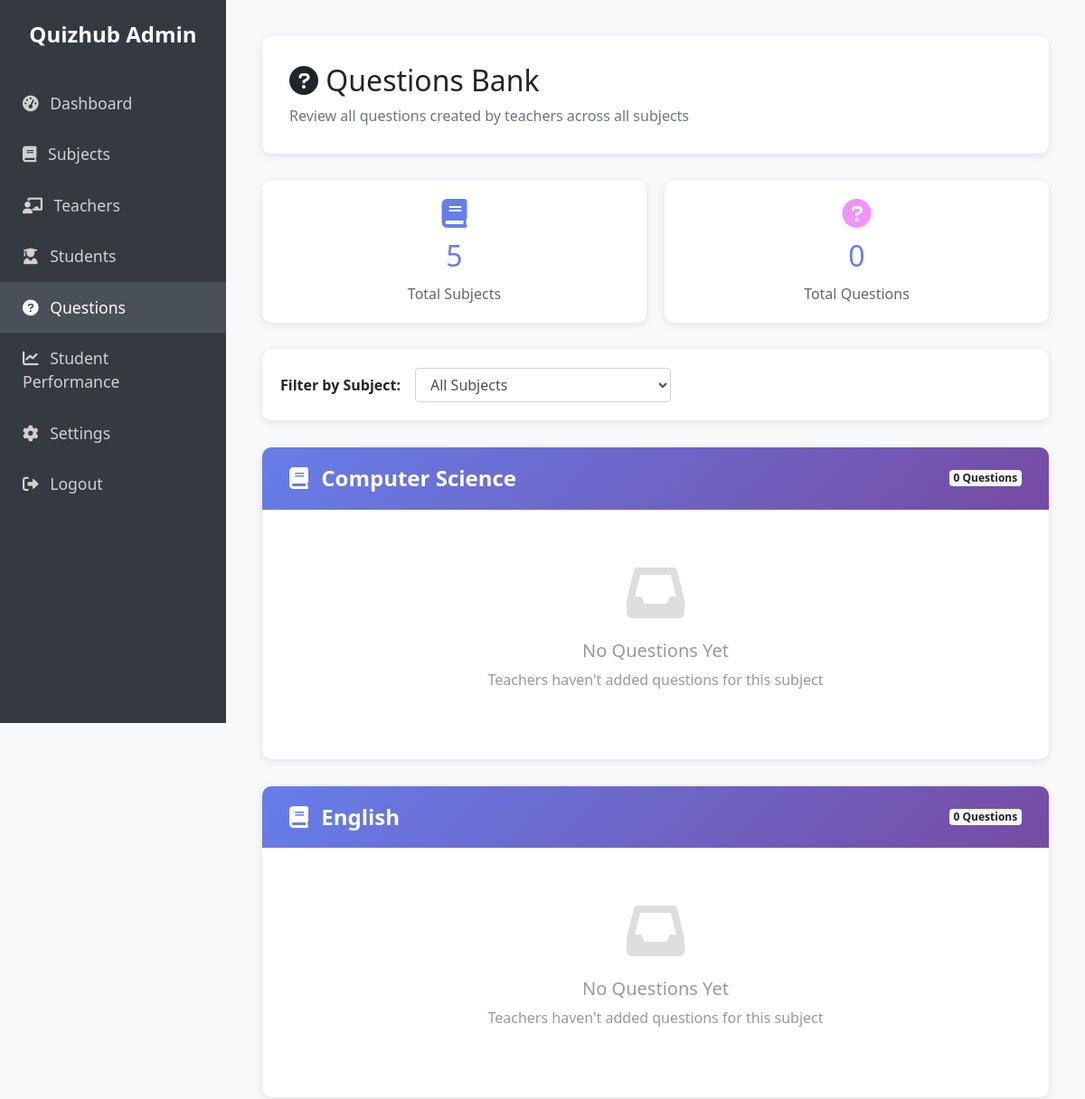
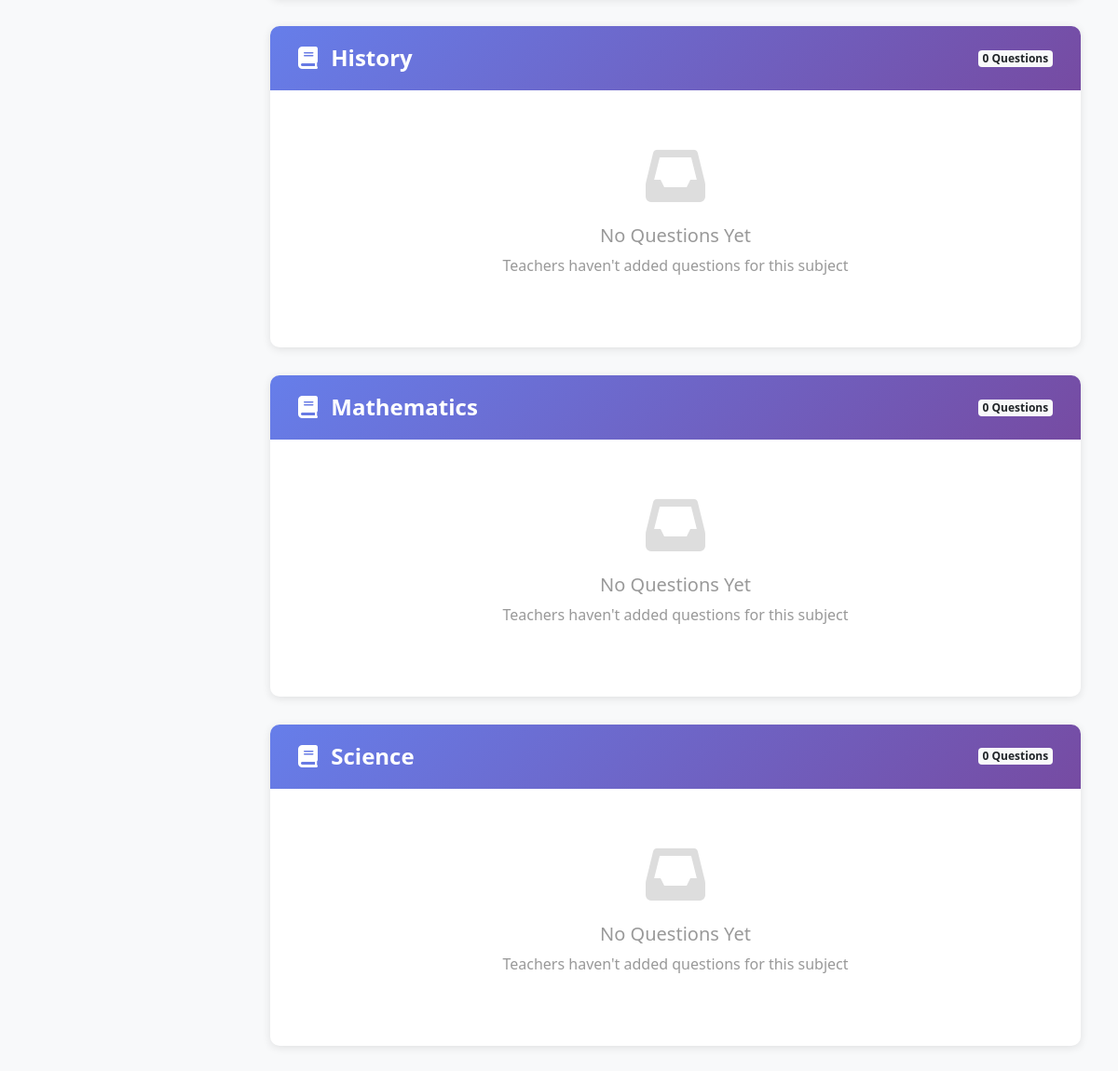
The app's page /admindashboard/manage_questions.php (signed in) with its own data (2 pictures, top to bottom).
### tables this page shows
CREATE TABLE IF NOT EXISTS subjects (
    subject_id INT(11) AUTO_INCREMENT PRIMARY KEY,
    subject_name VARCHAR(100) NOT NULL UNIQUE,
    description TEXT,
    created_at TIMESTAMP DEFAULT CURRENT_TIMESTAMP
);

### admindashboard/manage_questions.php (the view, shortened to what this page needs)
<?php
include('../db_connect.php');
$subjects_query = "SELECT s.subject_id, s.subject_name, COUNT(q.question_id) as question_count
                   FROM subjects s
                   LEFT JOIN questions q ON s.subject_id = q.quiz_id
                   GROUP BY s.subject_id
                   ORDER BY s.subject_name";
$subjects_result = $conn->query($subjects_query);
$subjects = [];
while($row = $subjects_result->fetch_assoc()) {
    $subjects[] = $row;
}
$selected_subject = isset($_GET['subject_id']) ? intval($_GET['subject_id']) : 0;
?>
<!DOCTYPE html>
<html lang="en">
<head>
    <link href="https://maxcdn.bootstrapcdn.com/bootstrap/4.5.2/css/bootstrap.min.css" rel="stylesheet">
    <link rel="stylesheet" href="https://cdnjs.cloudflare.com/ajax/libs/font-awesome/6.0.0-beta3/css/all.min.css">
</head>
<body>
<div class="sidebar">
    <div class="brand">Quizhub Admin</div>
    <a href="admin-dashboard.php"><i class="fas fa-tachometer-alt mr-2"></i> Dashboard</a>
    <a href="manage_subjects.php"><i class="fas fa-book mr-2"></i> Subjects</a>
    <a href="manage_teachers.php"><i class="fas fa-chalkboard-teacher mr-2"></i> Teachers</a>
    <a href="manage_students.php"><i class="fas fa-user-graduate mr-2"></i> Students</a>
    <a href="manage_questions.php" style="background-color: #495057; color: white;"><i class="fas fa-question-circle mr-2"></i> Questions</a>
    <a href="admin_student_results.php"><i class="fas fa-chart-line mr-2"></i> Student Performance</a>
    <a href="admin_settings.php"><i class="fas fa-cog mr-2"></i> Settings</a>
    <a href="../index/index.html"><i class="fas fa-sign-out-alt mr-2"></i> Logout</a>
</div>
<div class="content">
    <div class="page-header">
        <h2 class="mb-2"><i class="fas fa-question-circle"></i> Questions Bank</h2>
        <p class="text-muted mb-0">Review all questions created by teachers across all subjects</p>
    </div>
    <div class="stats-row">
        <?php
        $total_questions = 0;
        foreach($subjects as $sub) {
            $total_questions += $sub['question_count'];
        }
        ?>
        <div class="stat-card">
            <i class="fas fa-book" style="font-size: 2rem; color: #667eea;"></i>
            <h3><?php echo count($subjects); ?></h3>
            <p>Total Subjects</p>
        </div>
        <div class="stat-card">
            <i class="fas fa-question-circle" style="font-size: 2rem; color: #f093fb;"></i>
            <h3><?php echo $total_questions; ?></h3>
            <p>Total Questions</p>
        </div>
    </div>
    <div class="filter-section">
        <form method="GET" class="form-inline">
            <label class="mr-3 font-weight-bold">Filter by Subject:</label>
            <select name="subject_id" class="form-control mr-2" onchange="this.form.submit()">
                <option value="0">All Subjects</option>
            </select>
        </form>
    </div>
    <?php
    if($selected_subject > 0) {
        $subjects_to_show = array_filter($subjects, function($s) use ($selected_subject) {
            return $s['subject_id'] == $selected_subject;
        });
    } else {
        $subjects_to_show = $subjects;
    }
    foreach($subjects_to_show as $subject):
        $subject_id = $subject['subject_id'];
        $questions_query = "SELECT * FROM questions WHERE quiz_id = $subject_id ORDER BY question_id DESC";
        $questions_result = $conn->query($questions_query);
    ?>
        <div class="subject-card">
            <div class="subject-header">
                <h4><i class="fas fa-book mr-2"></i> <?= htmlspecialchars($subject['subject_name']) ?></h4>
                <span class="badge badge-light"><?= $subject['question_count'] ?> Questions</span>
            </div>
            <?php if($questions_result->num_rows > 0): ?>
                <?php $q_num = 1; while($q = $questions_result->fetch_assoc()): ?>
                    <div class="question-item">
                        <div class="d-flex justify-content-between align-items-start mb-3">
                            <div class="question-text">
                                <?= $q_num ?>. <?= htmlspecialchars($q['question_text']) ?>
                            </div>
                            <span class="text-muted small">ID: <?= $q['question_id'] ?></span>
                        </div>
                        <div class="options-grid">
                            <div class="option <?= ($q['correct_answer'] == $q['option_a']) ? 'correct' : '' ?>">
                                <strong>A:</strong> <?= htmlspecialchars($q['option_a']) ?>
                                <?= ($q['correct_answer'] == $q['option_a']) ? '<i class="fas fa-check-circle ml-2"></i>' : '' ?>
                            </div>
                            <div class="option <?= ($q['correct_answer'] == $q['option_b']) ? 'correct' : '' ?>">
                                <strong>B:</strong> <?= htmlspecialchars($q['option_b']) ?>
                                <?= ($q['correct_answer'] == $q['option_b']) ? '<i class="fas fa-check-circle ml-2"></i>' : '' ?>
                            </div>
                            <div class="option <?= ($q['correct_answer'] == $q['option_c']) ? 'correct' : '' ?>">
                                <strong>C:</strong> <?= htmlspecialchars($q['option_c']) ?>
                                <?= ($q['correct_answer'] == $q['option_c']) ? '<i class="fas fa-check-circle ml-2"></i>' : '' ?>
                            </div>
                            <div class="option <?= ($q['correct_answer'] == $q['option_d']) ? 'correct' : '' ?>">
                                <strong>D:</strong> <?= htmlspecialchars($q['option_d']) ?>
                                <?= ($q['correct_answer'] == $q['option_d']) ? '<i class="fas fa-check-circle ml-2"></i>' : '' ?>
                            </div>
                        </div>
                        <div>
                            <span class="correct-answer-badge">
                                <i class="fas fa-check-circle"></i> Correct Answer: <?= htmlspecialchars($q['correct_answer']) ?>
                            </span>
                        </div>
                    </div>
                <?php $q_num++; endwhile; ?>
            <?php else: ?>
                <div class="no-questions">
                    <i class="fas fa-inbox"></i>
                    <h5>No Questions Yet</h5>
                    <p>Teachers haven't added questions for this subject</p>
                </div>
            <?php endif; ?>
        </div>
    <?php endforeach; ?>
</div>
</body>
</html>

### admindashboard/manage_questions.php (style rules this page uses)
body { font-family: 'Segoe UI', Tahoma, Geneva, Verdana, sans-serif; background-color: #f8f9fa; }
.sidebar { height: 100vh; width: 250px; position: fixed; top: 0; left: 0; background-color: #343a40; padding-top: 20px; overflow-y: auto; }
.sidebar a { padding: 15px 25px; text-decoration: none; font-size: 1.1rem; color: #d1d1d1; display: block; transition: 0.3s; }
.sidebar .brand { font-size: 1.5rem; color: white; text-align: center; margin-bottom: 30px; font-weight: bold; }
.content { margin-left: 250px; padding: 40px; }
.page-header { background: white; padding: 30px; border-radius: 10px; box-shadow: 0 2px 10px rgba(0,0,0,0.1); margin-bottom: 30px; }
.subject-card { background: white; border-radius: 10px; box-shadow: 0 2px 10px rgba(0,0,0,0.1); margin-bottom: 30px; overflow: hidden; }
.subject-header { background: linear-gradient(135deg, #667eea 0%, #764ba2 100%); color: white; padding: 20px 30px; display: flex; justify-content: space-between; align-items: center; }
.subject-header h4 { margin: 0; font-weight: 600; }
.stats-row { display: grid; grid-template-columns: repeat(auto-fit, minmax(200px, 1fr)); gap: 20px; margin-bottom: 30px; }
.stat-card { background: white; padding: 20px; border-radius: 10px; box-shadow: 0 2px 10px rgba(0,0,0,0.1); text-align: center; }
.stat-card h3 { font-size: 2rem; margin: 10px 0; color: #667eea; }
.stat-card p { color: #666; margin: 0; }
.filter-section { background: white; padding: 20px; border-radius: 10px; box-shadow: 0 2px 10px rgba(0,0,0,0.1); margin-bottom: 30px; }
.no-questions { text-align: center; padding: 60px 20px; color: #999; }
.no-questions i { font-size: 4rem; margin-bottom: 20px; color: #ddd; }

### records on screen
subjects: subject_name "Computer Science", question_count "0"
subjects: subject_name "English", question_count "0"
subjects: subject_name "History", question_count "0"
subjects: subject_name "Mathematics", question_count "0"
subjects: subject_name "Science", question_count "0"

### other values on screen
count($subjects) "5"
$total_questions "0"
